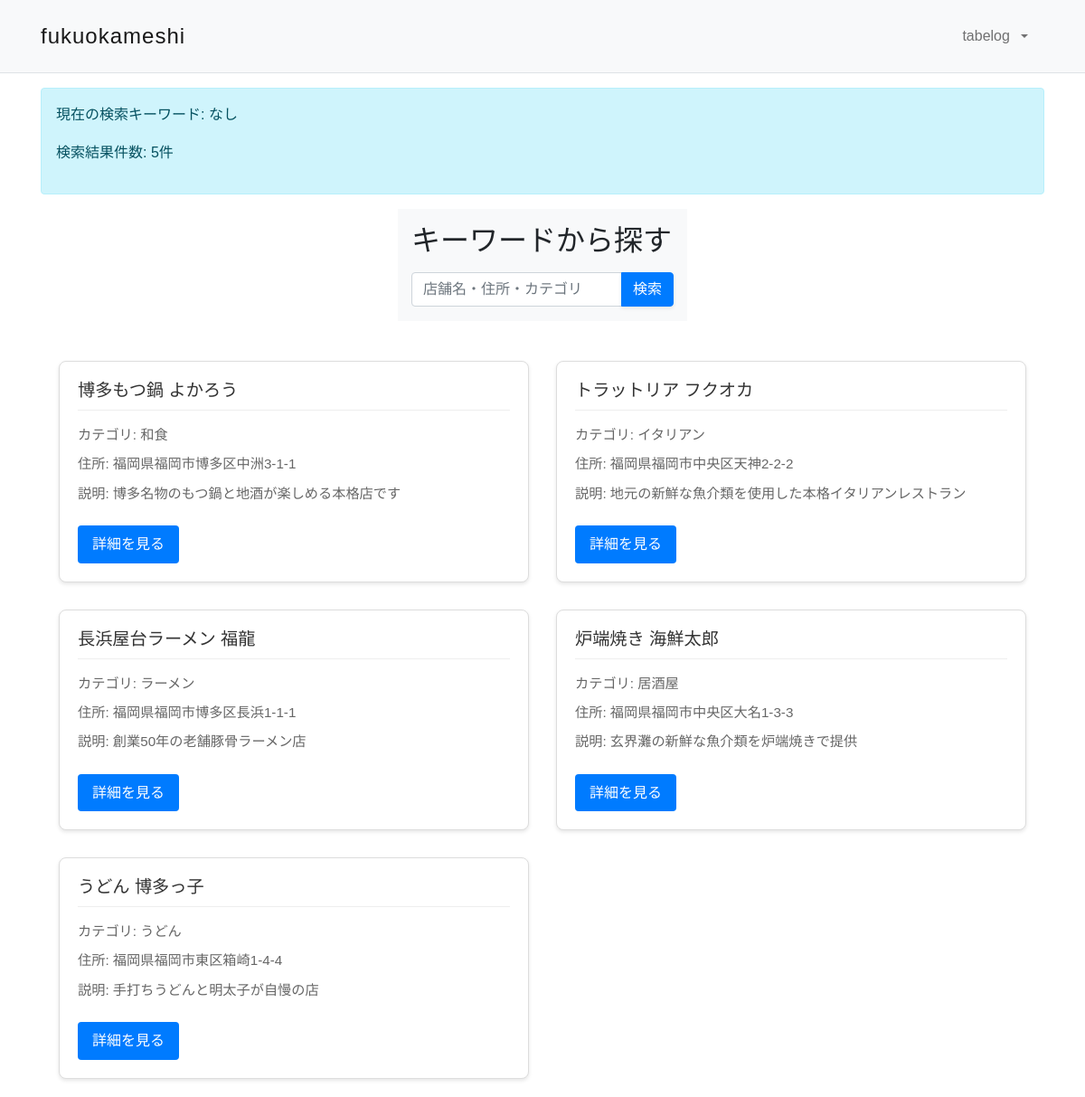
Screenshot of / (signed in) with the database file from the repository.
### restaurants/models.py (models this page shows, shortened)
class Restaurant(models.Model):
    AREA_CHOICES = [
        ('higashi', '福岡市東区'),
        ('chuo', '福岡市中央区'),
        ('hakata', '福岡市博多区'),
        ('minami', '福岡市南区'),
        ('nishi', '福岡市西区'),
        ('jonan', '福岡市城南区'),
        ('sawara', '福岡市早良区'),
    ]
    PRICE_RANGE_CHOICES = [
        ('budget', '~¥1,000'),
        ('low', '¥1,000~¥2,000'),
        ('middle', '¥2,000~¥4,000'),
        ('high', '¥4,000~¥8,000'),
        ('expensive', '¥8,000~'),
    ]
    name = models.CharField(max_length=100, verbose_name='店舗名')
    description = models.TextField(verbose_name='店舗説明', blank=True)
    price_range = models.CharField(
        max_length=20,
        choices=PRICE_RANGE_CHOICES,
        default='middle',
        verbose_name='価格帯'
    )
    post_code = models.CharField(max_length=7, verbose_name='郵便番号')
    address = models.CharField(max_length=200, verbose_name='住所')
    tel = models.CharField(max_length=20, verbose_name='電話番号')
    category = models.ForeignKey(Category, on_delete=models.CASCADE, verbose_name='カテゴリー')
    area = models.CharField(
        max_length=20,
        choices=AREA_CHOICES,
        default='other',
        verbose_name='エリア'
    )
    opening_time = models.TimeField(default='11:00', verbose_name='開店時間')
    closing_time = models.TimeField(default='22:00', verbose_name='閉店時間')
    closed_days = MultiSelectField(
        choices=[
            ('mon', '月'),
            ('tue', '火'),
            ('wed', '水'),
            ('thu', '木'),
            ('fri', '金'),
            ('sat', '土'),
            ('sun', '日'),
        ],
        max_length=30,
        verbose_name='定休日',
        blank=True
    )
    img = models.ImageField(blank=True, default='noImage.png', verbose_name='画像')
    created_at = models.DateTimeField(auto_now_add=True)
    updated_at = models.DateTimeField(auto_now=True)
    class Meta:
        verbose_name = 'レストラン'
        verbose_name_plural = 'レストラン一覧'
        ordering = ['name']

class Category(models.Model):
    name = models.CharField(max_length=200, verbose_name='カテゴリー名')
    img = models.ImageField(blank=True, default='noImage.png', verbose_name='画像')
    description = models.TextField(blank=True, verbose_name='説明')
    created_at = models.DateTimeField(auto_now_add=True)
    updated_at = models.DateTimeField(auto_now=True)
    class Meta:
        verbose_name = 'カテゴリー'
        verbose_name_plural = 'カテゴリー一覧'
        ordering = ['name']
    def __str__(self):
        return self.name

### restaurants/views.py (the view, shortened to what this page needs)
# urls.py: path('', views.restaurant_list, name='restaurant_list'),
def restaurant_list(request):
    keyword = request.GET.get('keyword', '')
    print(f"検索キーワード: {keyword}")  # デバッグ用
    restaurants = Restaurant.objects.annotate(
        average_rating_annotated=Avg('reviews__rating')
    ).order_by('-average_rating_annotated')
    print(f"全レストラン数: {restaurants.count()}")  # デバッグ用
    context = {
        'restaurants': restaurants,
        'keyword': keyword,
    }
    return render(request, 'restaurants/restaurant_list.html', context)

### templates/restaurants/restaurant_list.html (shortened to what this page needs)
{% extends 'base.html' %}
{% load static %}
{% block content %}
<div class="container mt-3">
    <div class="alert alert-info">
        <p>現在の検索キーワード: {{ keyword|default:"なし" }}</p>
        <p>検索結果件数: {{ restaurants|length }}件</p>
    </div>
</div>
<div class="bg-light py-3">
    <div class="container nagoyameshi-container">
        <h2 class="mb-3">キーワードから探す</h2>
        <form method="get" class="user-search-box">
            <div class="input-group">
                <input type="text" class="form-control" placeholder="店舗名・住所・カテゴリ" name="keyword" value="{{ keyword|default:'' }}">
                <button type="submit" class="btn btn-primary text-white shadow-sm">検索</button>
            </div>
        </form>
    </div>
</div>
<div class="container nagoyameshi-container mt-4">
    {% if restaurants %}
        <div class="restaurant-list">
            {% for restaurant in restaurants %}
                <div class="restaurant-item">
                    <h3>{{ restaurant.name }}</h3>
                    <p>カテゴリ: {{ restaurant.category }}</p>
                    <p>住所: {{ restaurant.address }}</p>
                    <p>説明: {{ restaurant.description }}</p>
                    <a href="{% url 'restaurants:restaurant_detail' restaurant.id %}" class="detail-link">詳細を見る</a>
                </div>
            {% endfor %}
        </div>
    {% else %}
        <p class="no-results">検索結果が見つかりませんでした。</p>
    {% endif %}
</div>
{% endblock %}

### templates/includes/navbar.html (shortened to what this page needs)
{% load static %}
<nav class="navbar navbar-expand-lg navbar-light bg-light">
    <div class="container">
        <a class="navbar-brand brand-text" href="{% url 'restaurants:restaurant_list' %}">fukuokameshi</a>
        <div class="collapse navbar-collapse" id="navbarNav">
            <ul class="navbar-nav ms-auto">
                {% if user.is_authenticated %}
                    <li class="nav-item dropdown">
                        <a class="nav-link dropdown-toggle" href="#" id="navbarDropdown" role="button" data-bs-toggle="dropdown" aria-expanded="false">
                            {{ user.username }}
                        </a>
                    </li>
                {% else %}
                    <li class="nav-item">
                        <a class="nav-link" href="{% url 'restaurants:signup' %}">新規登録</a>
                    </li>
                {% endif %}
            </ul>
        </div>
    </div>
</nav>

### static/css/style.css (style rules this page uses)
body { font-family: Arial, sans-serif; line-height: 1.6; margin: 0; padding: 0; }
nav ul { list-style-type: none; padding: 0; }
nav ul li { display: inline; margin-right: 10px; }
.restaurant-list { display: grid; grid-template-columns: repeat(3, 1fr); gap: 30px; padding: 20px; max-width: 1200px; margin: 0 auto; }
.restaurant-item { background: white; border: 1px solid #ddd; border-radius: 8px; padding: 20px; box-shadow: 0 2px 4px rgba(0,0,0,0.1); transition: transform 0.3s ease, box-shadow 0.3s ease; }
.restaurant-item h3 { font-size: 1.2em; color: #333; margin-bottom: 15px; padding-bottom: 10px; border-bottom: 1px solid #eee; }
.restaurant-item p { color: #666; margin: 8px 0; font-size: 0.95em; }
.restaurant-item .detail-link { display: inline-block; margin-top: 15px; padding: 8px 16px; background-color: #007bff; color: white; text-decoration: none; border-radius: 4px; transition: background-color 0.3s ease; }
@media (max-width: 1200px) { .restaurant-list { grid-template-columns: repeat(2, 1fr); } }
.detail-link { display: inline-block; margin-top: 10px; color: #007bff; text-decoration: none; }
.bg-light { background-color: #f8f9fa; }
.container { width: 100%; max-width: 1140px; margin-right: auto; margin-left: auto; padding-right: 15px; padding-left: 15px; }
.nagoyameshi-container { max-width: 960px; }
.mb-3 { margin-bottom: 1rem; }
.user-search-box { max-width: 600px; margin: 0 auto; }
.input-group { position: relative; display: flex; flex-wrap: wrap; align-items: stretch; width: 100%; }
.form-control { display: block; width: 100%; padding: 0.375rem 0.75rem; font-size: 1rem; font-weight: 400; line-height: 1.5; color: #212529; background-color: #fff; background-clip: padding-box; border: 1px solid #ced4da; border-radius: 0.25rem; transition: border-color 0.15s ease-in-out, box-shadow 0.15s ease-in-out; }
.btn { display: inline-block; font-weight: 400; text-align: center; vertical-align: middle; user-select: none; padding: 0.375rem 0.75rem; font-size: 1rem; line-height: 1.5; border-radius: 0.25rem; transition: color 0.15s ease-in-out, background-color 0.15s ease-in-out, border-color 0.15s ease-in-out, box-shadow 0.15s ease-in-out; }
.btn-primary { color: #fff; background-color: #007bff; border-color: #007bff; }
.text-white { color: #fff !important; }
.shadow-sm { box-shadow: 0 0.125rem 0.25rem rgba(0, 0, 0, 0.075) !important; }
.navbar { background-color: #f8f9fa; padding: 1rem 0; border-bottom: 1px solid #dee2e6; }
.navbar-nav { display: flex; align-items: center; gap: 1rem; }
.nav-item { display: flex; align-items: center; }
.nav-link { color: #333; text-decoration: none; padding: 0.5rem 1rem; transition: color 0.3s ease; display: flex; align-items: center; gap: 0.5rem; }
.dropdown-toggle::after { display: inline-block; margin-left: 0.255em; vertical-align: 0.255em; content: ""; border-top: 0.3em solid; border-right: 0.3em solid transparent; border-bottom: 0; border-left: 0.3em solid transparent; }
.navbar-collapse { display: flex; flex-basis: 100%; flex-grow: 1; align-items: center; }
.container { width: 100%; padding-right: 15px; padding-left: 15px; margin-right: auto; margin-left: auto; max-width: 1140px; }
.mb-3 { margin-bottom: 1rem !important; }
.brand-text { font-family: 'Impact', sans-serif; font-size: 24px; letter-spacing: 1px; text-transform: lowercase; }

### rows the page displays
Restaurant: name "博多もつ鍋 よかろう", category "和食", address "福岡県福岡市博多区中洲3-1-1", description "博多名物のもつ鍋と地酒が楽しめる本格店です"
Restaurant: name "トラットリア フクオカ", category "イタリアン", address "福岡県福岡市中央区天神2-2-2", description "地元の新鮮な魚介類を使用した本格イタリアンレストラン"
Restaurant: name "長浜屋台ラーメン 福龍", category "ラーメン", address "福岡県福岡市博多区長浜1-1-1", description "創業50年の老舗豚骨ラーメン店"
Restaurant: name "炉端焼き 海鮮太郎", category "居酒屋", address "福岡県福岡市中央区大名1-3-3", description "玄界灘の新鮮な魚介類を炉端焼きで提供"
Restaurant: name "うどん 博多っ子", category "うどん", address "福岡県福岡市東区箱崎1-4-4", description "手打ちうどんと明太子が自慢の店"

### other values shown
{{ user.username }} "tabelog"
{{ keyword|default:"なし" }} "なし"
{{ restaurants|length }} "5"
